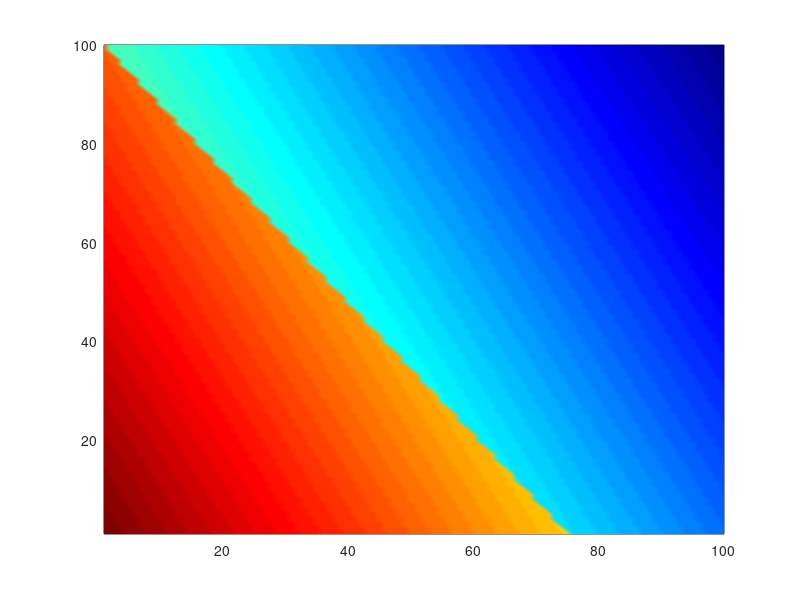

Reproduce this figure in MATLAB.
%% Initialize 
close all 
clear  
clc

%% Dashboard
Sx = 1; %physical size 
Sy = 1; % physical size

Nx = 100; % grid size x-axis
Ny = 100; % grid size y-axis

dx = Sx/Nx; 
dy = Sy/Ny;

xa = [0:Nx-1]*dx; xa = xa-mean(xa); 
ya = [0:Ny-1]*dy; ya = ya-mean(ya); 

[Y, X] = meshgrid(ya, xa); 

x1 = xa(1);   x2 = xa(end); 
y1 =  ya(round(Ny/4))+.5; y2 = ya(1); 

m = (y2-y1)/(x2-x1); 

A =(Y - y1) - m*(X - x1) > 0;

%% Two dimensional line

x1 = 0; y1 = 1;
x2 = 2; y2 = 0;
D = (y2 - y1)*X - (x2 - x1)*Y + x2*y1 - x1*y2;
D = abs(D)./sqrt((y2 - y1)^2 + (x2 - x1)^2);

B = D < 0.7;

%% refractive index section
n1 =1; 
n2 =1.5;

%A = n2*A + (1-A)*n1; 
D = n2*D + (1-A)*n1; 

pcolor(D); 
shading interp;
colormap(jet); 

